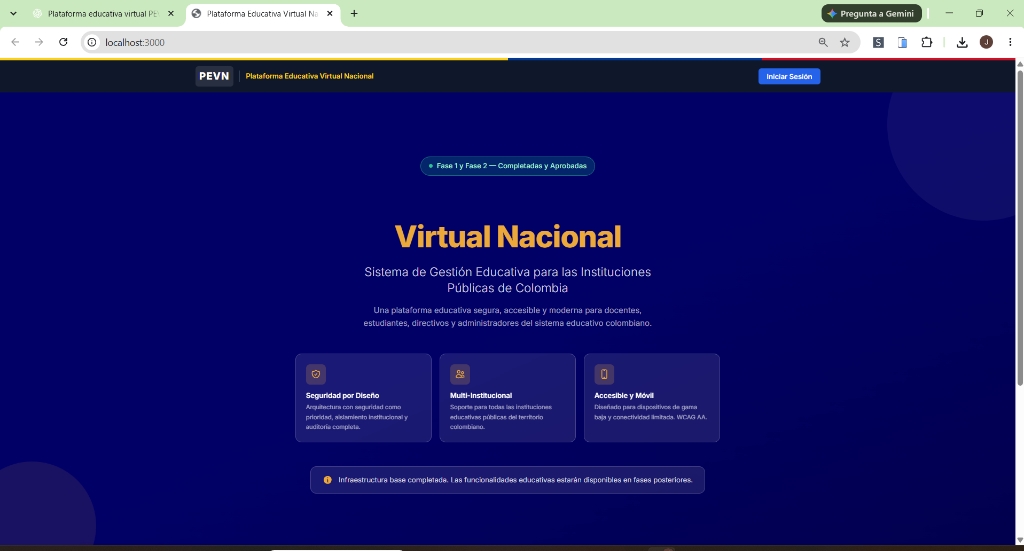
#> input picture scratch/screenshots_backup/01_portal_inicio.png, 1024 x 551 px, found by its file name
$ python master_sanitize.py
#> lines starting #> are read from the running program, lines starting #| are printed output that depends on the picture
import os
import shutil
from PIL import Image, ImageDraw, ImageFont

screenshots_dir = 'docs/manual/assets/screenshots'
backup_dir = 'scratch/screenshots_backup'

crop_top = {
    '01_portal_inicio.png': 61,
    '02_autenticacion_login.png': 0,
    '03_operaciones_diagnostico_inquilino.png': 43,
    '04_administracion_municipal_invitacion.png': 65,
    '05_rectoria_dashboard.png': 41,
    '06_gestion_academica_periodos.png': 38,
    '07_gestion_academica_estudiantes_simat.png': 38,
    '08_gestion_academica_acudientes.png': 38,
    '09_portal_docente_dashboard.png': 58,
    '10_portal_docente_planeacion.png': 35,
    '11_portal_estudiante_comunicados.png': 59,
    '12_portal_estudiante_noticias.png': 36,
    '13_portal_estudiante_entrega_tarea.png': 50,
}

font_regular = ImageFont.truetype('segoeui.ttf', 11)
font_medium = ImageFont.truetype('segoeuib.ttf', 11)
font_bold = ImageFont.truetype('segoeuib.ttf', 14)
font_title = ImageFont.truetype('segoeuib.ttf', 16)
font_small = ImageFont.truetype('segoeui.ttf', 9)
font_mono = ImageFont.truetype('consola.ttf', 10)

print('Applying master precision sanitization across all 13 screenshots...')

# 1. 01_portal_inicio.png
im01 = Image.open(os.path.join(backup_dir, '01_portal_inicio.png'))
#> im01 is the input picture: PIL image 1024x551 RGBA; mean R, G, B, A 33.1, 33.5, 109.5, 255
im01.crop((0, crop_top['01_portal_inicio.png'], im01.size[0], im01.size[1])).save(os.path.join(screenshots_dir, '01_portal_inicio.png'))
print('01 done')

# 2. 02_autenticacion_login.png
shutil.copy2(os.path.join(backup_dir, '02_autenticacion_login.png'), os.path.join(screenshots_dir, '02_autenticacion_login.png'))
print('02 done')

# 3. 03_operaciones_diagnostico_inquilino.png
im03 = Image.open(os.path.join(backup_dir, '03_operaciones_diagnostico_inquilino.png'))
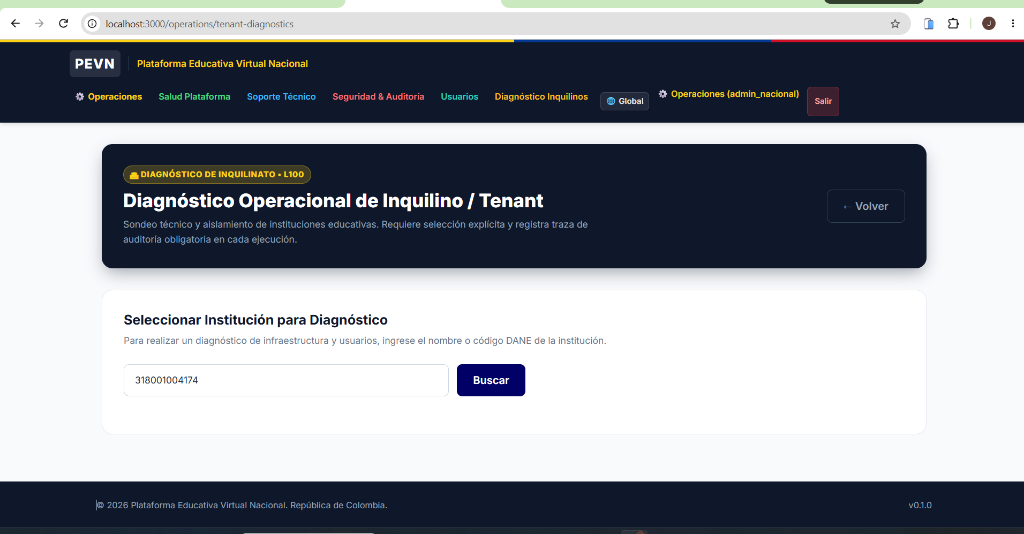
#> input picture scratch/screenshots_backup/03_operaciones_diagnostico_inquilino.png, 1024 x 534 px, found by its file name
#> im03 is the input picture: PIL image 1024x534 RGBA; mean R, G, B, A 146.7, 150.7, 158.1, 255
im03.crop((0, crop_top['03_operaciones_diagnostico_inquilino.png'], im03.size[0], im03.size[1])).save(os.path.join(screenshots_dir, '03_operaciones_diagnostico_inquilino.png'))
print('03 done')

# 4. 04_administracion_municipal_invitacion.png
im04 = Image.open(os.path.join(backup_dir, '04_administracion_municipal_invitacion.png'))
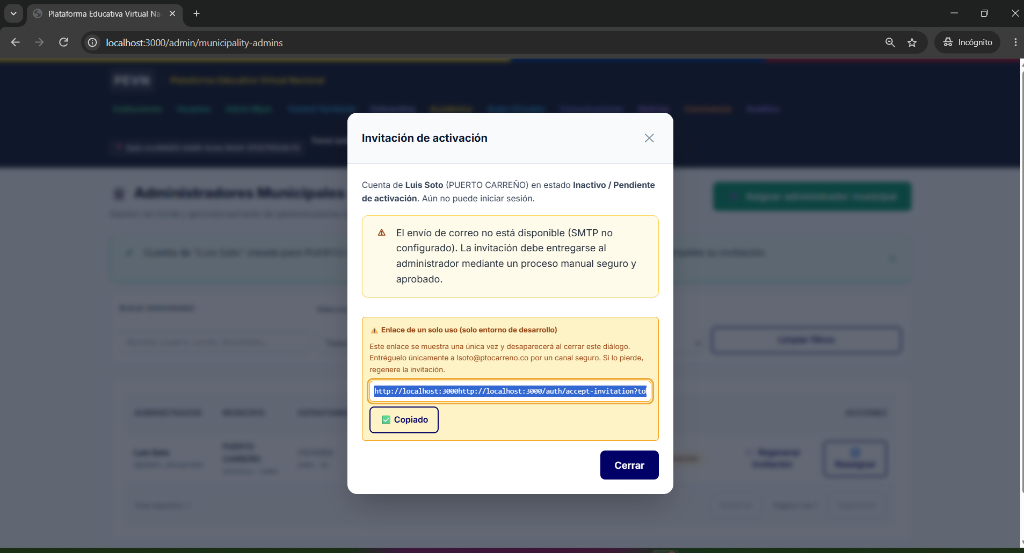
#> input picture scratch/screenshots_backup/04_administracion_municipal_invitacion.png, 1024 x 553 px, found by its file name
#> im04 is the input picture: PIL image 1024x553 RGBA; mean R, G, B, A 107.8, 111.6, 118.1, 255
im04_c = im04.crop((0, crop_top['04_administracion_municipal_invitacion.png'], im04.size[0], im04.size[1]))
draw04 = ImageDraw.Draw(im04_c)
draw04.rectangle([360, 355, 635, 375], fill=(235, 248, 255))
draw04.text((365, 357), "https://pevn.gov.co/auth/accept-invitation?token=DEMO_HASH_32A1", fill=(30, 64, 175), font=font_mono)
im04_c.save(os.path.join(screenshots_dir, '04_administracion_municipal_invitacion.png'))
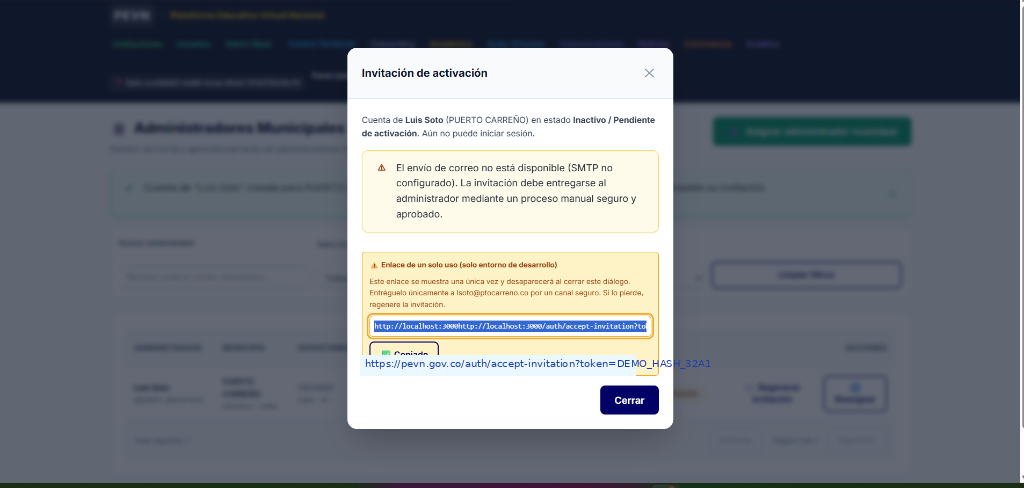
#> saved as 04_administracion_municipal_invitacion.png: PIL image 1024x488 RGBA; mean R, G, B, A 115.9, 120.6, 128.5, 255
print('04 done')

# 5. 05_rectoria_dashboard.png
im05 = Image.open(os.path.join(backup_dir, '05_rectoria_dashboard.png'))
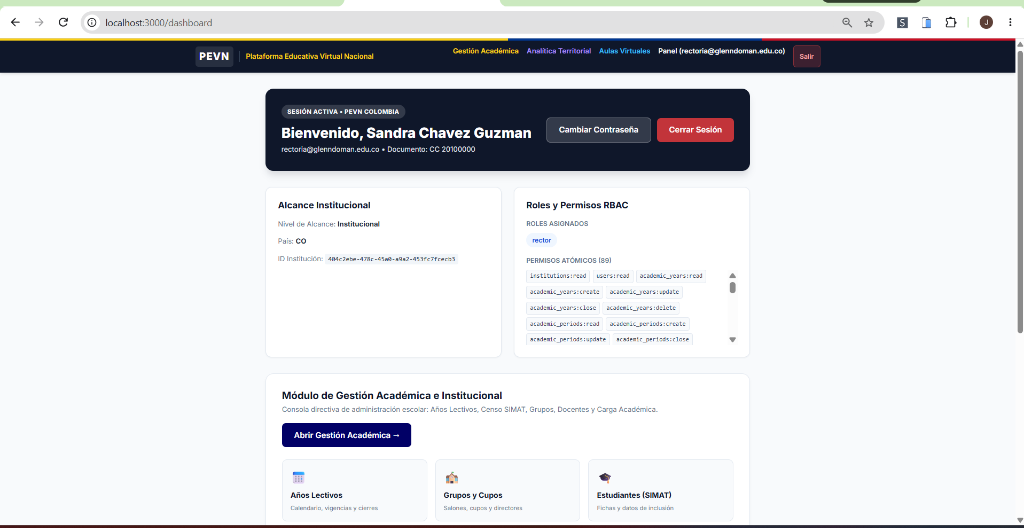
#> input picture scratch/screenshots_backup/05_rectoria_dashboard.png, 1024 x 528 px, found by its file name
#> im05 is the input picture: PIL image 1024x528 RGBA; mean R, G, B, A 214.4, 216, 219.5, 255
im05.crop((0, crop_top['05_rectoria_dashboard.png'], im05.size[0], im05.size[1])).save(os.path.join(screenshots_dir, '05_rectoria_dashboard.png'))
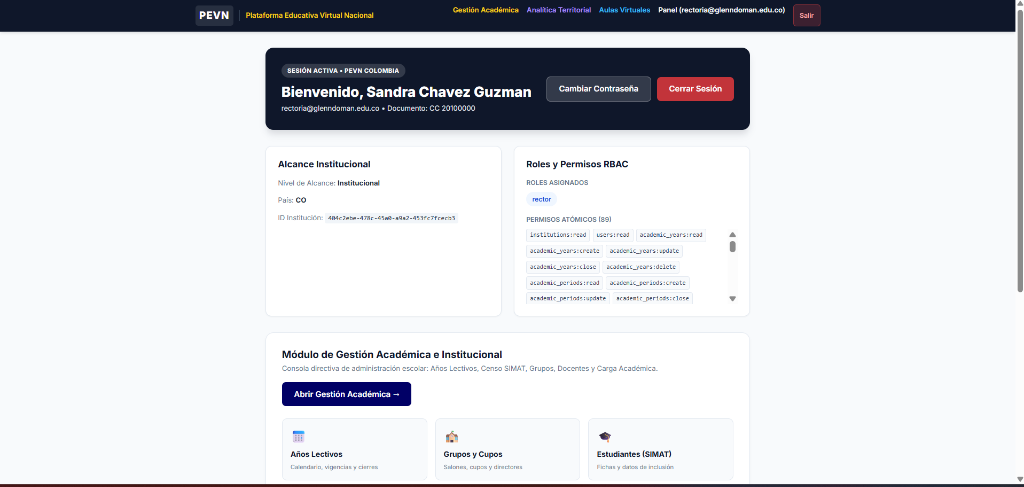
#> saved as 05_rectoria_dashboard.png: PIL image 1024x487 RGBA; mean R, G, B, A 213.5, 215.2, 219.7, 255
print('05 done')

# 6. 06_gestion_academica_periodos.png
im06 = Image.open(os.path.join(backup_dir, '06_gestion_academica_periodos.png'))
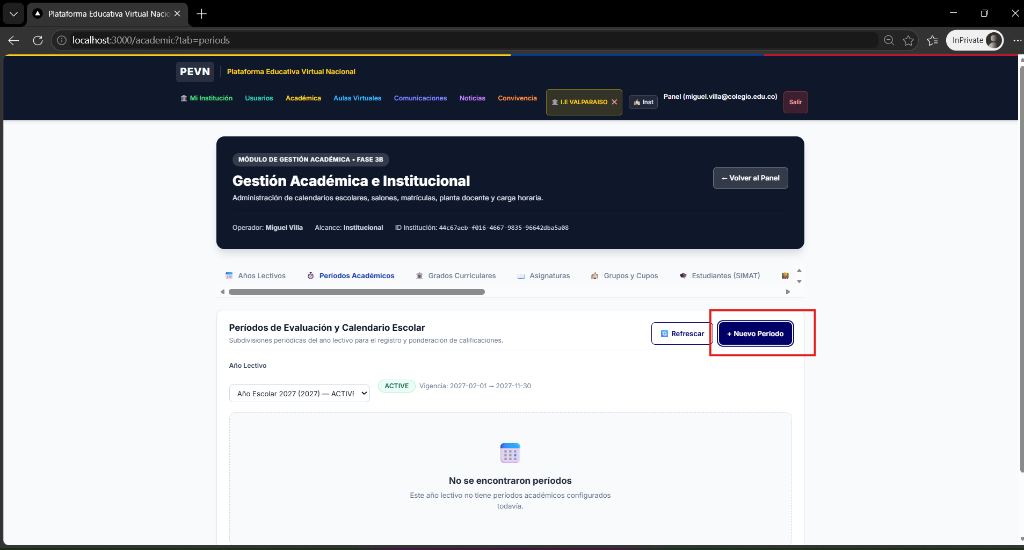
#> input picture scratch/screenshots_backup/06_gestion_academica_periodos.png, 1024 x 550 px, found by its file name
#> im06 is the input picture: PIL image 1024x550 RGBA; mean R, G, B, A 169.5, 172, 177.4, 255
im06.crop((0, crop_top['06_gestion_academica_periodos.png'], im06.size[0], im06.size[1])).save(os.path.join(screenshots_dir, '06_gestion_academica_periodos.png'))
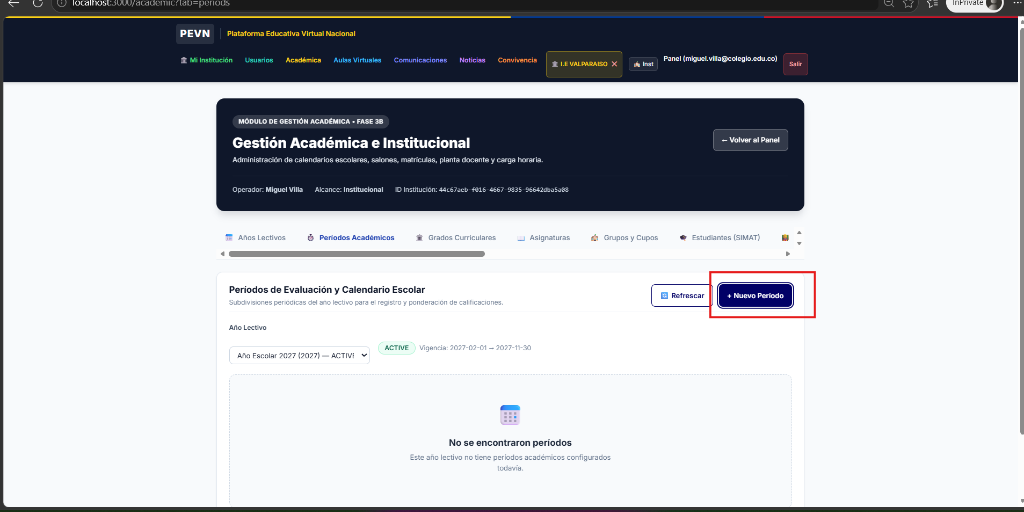
#> saved as 06_gestion_academica_periodos.png: PIL image 1024x512 RGBA; mean R, G, B, A 180.6, 183.3, 189.1, 255
print('06 done')

# 7. 07_gestion_academica_estudiantes_simat.png
#> (the run stopped early here; a loop or call above may not have finished)
